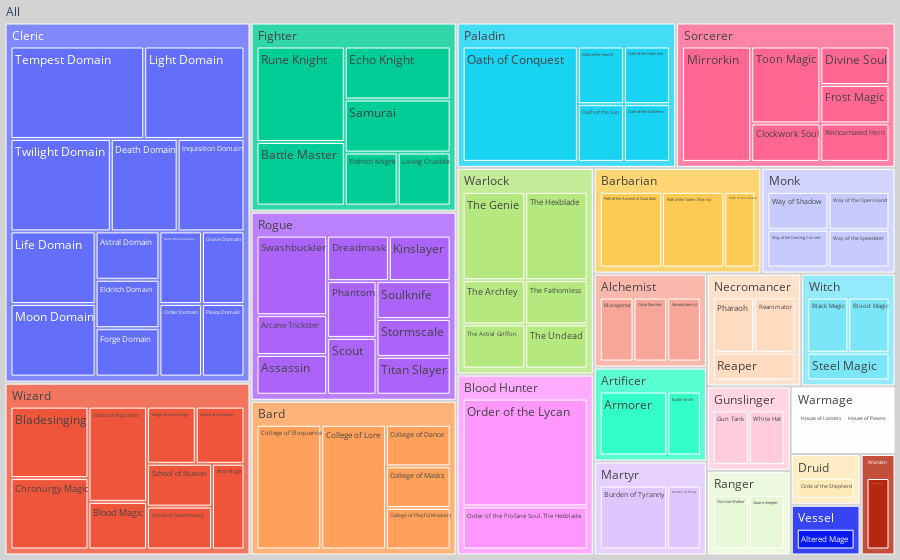

Here is the notebook cell this chart was saved with:
### Code cell
Display_Fig(Table_Class_Level, ["Class", "Sub-Class", "C_Count"])

### Figure 1 — Plotly figure (JSON) as saved in the notebook; plotly's stock layout.template omitted (floating-point values rounded to 4 significant figures; data arrays with more than 128 entries replaced by an {"elided": "..."} marker saying what was removed)
{"data": [{"branchvalues": "total", "domain": {"x": [0, 1], "y": [0, 1]}, "hovertemplate": "labels=%{label}<br>C_Count=%{value}<br>parent=%{parent}<br>id=%{id}<extra></extra>", "ids": {"elided": "516 str values"}, "labels": {"elided": "516 str values"}, "name": "", "parents": {"elided": "516 str values"}, "values": {"elided": "516 int values"}, "type": "treemap", "root": {"color": "lightgrey"}}], "layout": {"legend": {"tracegroupgap": 0}, "margin": {"t": 0, "l": 0, "r": 0, "b": 0}, "autosize": true}}
